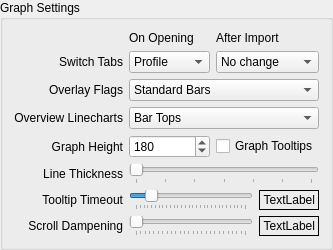
             <widget class="QGroupBox" name="groupBox">
              <property name="sizePolicy">
               <sizepolicy hsizetype="Preferred" vsizetype="Minimum">
                <horstretch>0</horstretch>
                <verstretch>0</verstretch>
               </sizepolicy>
              </property>
              <property name="title">
               <string>Graph Settings</string>
              </property>
              <layout class="QGridLayout" name="gridLayout_5">
               <item row="1" column="1">
                <widget class="QLabel" name="label_40">
                 <property name="text">
                  <string>On Opening</string>
                 </property>
                 <property name="alignment">
                  <set>Qt::AlignLeading|Qt::AlignLeft|Qt::AlignVCenter</set>
                 </property>
                </widget>
               </item>
               <item row="2" column="1">
                <widget class="QComboBox" name="openingTabCombo">
                 <property name="toolTip">
                  <string>&lt;html&gt;&lt;head/&gt;&lt;body&gt;&lt;p&gt;Which tab to open on loading a profile. (Note: It will default to Profile if OSCAR is set to not open a profile on startup)&lt;/p&gt;&lt;/body&gt;&lt;/html&gt;</string>
                 </property>
                 <property name="currentText">
                  <string>Profile</string>
                 </property>
                 <item>
                  <property name="text">
                   <string>Profile</string>
                  </property>
                 </item>
                 <item>
                  <property name="text">
                   <string>Welcome</string>
                  </property>
                 </item>
                 <item>
                  <property name="text">
                   <string>Daily</string>
                  </property>
                 </item>
                 <item>
                  <property name="text">
                   <string>Overview</string>
                  </property>
                 </item>
                 <item>
                  <property name="text">
                   <string>Statistics</string>
                  </property>
                 </item>
                </widget>
               </item>
               <item row="2" column="0">
                <widget class="QLabel" name="label_51">
                 <property name="text">
                  <string>Switch Tabs</string>
                 </property>
                 <property name="alignment">
                  <set>Qt::AlignRight|Qt::AlignTrailing|Qt::AlignVCenter</set>
                 </property>
                </widget>
               </item>
               <item row="2" column="2">
                <widget class="QComboBox" name="importTabCombo">
                 <item>
                  <property name="text">
                   <string>No change</string>
                  </property>
                 </item>
                 <item>
                  <property name="text">
                   <string>Welcome</string>
                  </property>
                 </item>
                 <item>
                  <property name="text">
                   <string>Daily</string>
                  </property>
                 </item>
                 <item>
                  <property name="text">
                   <string>Overview</string>
                  </property>
                 </item>
                 <item>
                  <property name="text">
                   <string>Statistics</string>
                  </property>
                 </item>
                </widget>
               </item>
               <item row="1" column="2">
                <widget class="QLabel" name="label_44">
                 <property name="text">
                  <string>After Import</string>
                 </property>
                 <property name="alignment">
                  <set>Qt::AlignLeading|Qt::AlignLeft|Qt::AlignVCenter</set>
                 </property>
                </widget>
               </item>
               <item row="6" column="0">
                <widget class="QLabel" name="label_26">
                 <property name="text">
                  <string>Graph Height</string>
                 </property>
                 <property name="alignment">
                  <set>Qt::AlignRight|Qt::AlignTrailing|Qt::AlignVCenter</set>
                 </property>
                </widget>
               </item>
               <item row="3" column="0">
                <widget class="QLabel" name="label_18">
                 <property name="sizePolicy">
                  <sizepolicy hsizetype="Preferred" vsizetype="Preferred">
                   <horstretch>0</horstretch>
                   <verstretch>0</verstretch>
                  </sizepolicy>
                 </property>
                 <property name="text">
                  <string>Overlay Flags</string>
                 </property>
                 <property name="alignment">
                  <set>Qt::AlignRight|Qt::AlignTrailing|Qt::AlignVCenter</set>
                 </property>
                </widget>
               </item>
               <item row="7" column="0">
                <widget class="QLabel" name="label_48">
                 <property name="text">
                  <string>Line Thickness</string>
                 </property>
                 <property name="alignment">
                  <set>Qt::AlignRight|Qt::AlignTrailing|Qt::AlignVCenter</set>
                 </property>
                </widget>
               </item>
               <item row="3" column="1" colspan="2">
                <widget class="QComboBox" name="overlayFlagsCombo">
                 <property name="sizePolicy">
                  <sizepolicy hsizetype="Expanding" vsizetype="Fixed">
                   <horstretch>0</horstretch>
                   <verstretch>0</verstretch>
                  </sizepolicy>
                 </property>
                 <property name="toolTip">
                  <string>The visual method of displaying waveform overlay flags.
</string>
                 </property>
                 <item>
                  <property name="text">
                   <string>Standard Bars</string>
                  </property>
                 </item>
                 <item>
                  <property name="text">
                   <string>Top Markers</string>
                  </property>
                 </item>
                </widget>
               </item>
               <item row="7" column="1" colspan="2">
                <layout class="QHBoxLayout" name="horizontalLayout_10">
                 <item>
                  <widget class="QSlider" name="lineThicknessSlider">
                   <property name="toolTip">
                    <string>The pixel thickness of line plots</string>
                   </property>
                   <property name="minimum">
                    <number>2</number>
                   </property>
                   <property name="maximum">
                    <number>8</number>
                   </property>
                   <property name="pageStep">
                    <number>1</number>
                   </property>
                   <property name="orientation">
                    <enum>Qt::Horizontal</enum>
                   </property>
                   <property name="tickPosition">
                    <enum>QSlider::TicksBelow</enum>
                   </property>
                  </widget>
                 </item>
                </layout>
               </item>
               <item row="8" column="0">
                <widget class="QLabel" name="label_45">
                 <property name="text">
                  <string>Tooltip Timeout</string>
                 </property>
                 <property name="alignment">
                  <set>Qt::AlignRight|Qt::AlignTrailing|Qt::AlignVCenter</set>
                 </property>
                </widget>
               </item>
               <item row="9" column="0">
                <widget class="QLabel" name="label_46">
                 <property name="text">
                  <string>Scroll Dampening</string>
                 </property>
                 <property name="alignment">
                  <set>Qt::AlignRight|Qt::AlignTrailing|Qt::AlignVCenter</set>
                 </property>
                </widget>
               </item>
               <item row="8" column="1" colspan="2">
                <layout class="QHBoxLayout" name="horizontalLayout_17">
                 <item>
                  <widget class="QSlider" name="tooltipTimeoutSlider">
                   <property name="toolTip">
                    <string>How long you want the tooltips to stay visible.</string>
                   </property>
                   <property name="minimum">
                    <number>1000</number>
                   </property>
                   <property name="maximum">
                    <number>30000</number>
                   </property>
                   <property name="singleStep">
                    <number>100</number>
                   </property>
                   <property name="pageStep">
                    <number>500</number>
                   </property>
                   <property name="value">
                    <number>5000</number>
                   </property>
                   <property name="orientation">
                    <enum>Qt::Horizontal</enum>
                   </property>
                   <property name="tickPosition">
                    <enum>QSlider::TicksBelow</enum>
                   </property>
                   <property name="tickInterval">
                    <number>1000</number>
                   </property>
                  </widget>
                 </item>
                 <item>
                  <widget class="QLabel" name="tooltipTimeoutDisplay">
                   <property name="sizePolicy">
                    <sizepolicy hsizetype="Fixed" vsizetype="Preferred">
                     <horstretch>0</horstretch>
                     <verstretch>0</verstretch>
                    </sizepolicy>
                   </property>
                   <property name="minimumSize">
                    <size>
                     <width>60</width>
                     <height>0</height>
                    </size>
                   </property>
                   <property name="frameShape">
                    <enum>QFrame::Box</enum>
                   </property>
                   <property name="text">
                    <string notr="true">TextLabel</string>
                   </property>
                   <property name="alignment">
                    <set>Qt::AlignRight|Qt::AlignTrailing|Qt::AlignVCenter</set>
                   </property>
                  </widget>
                 </item>
                </layout>
               </item>
               <item row="6" column="2">
                <widget class="QCheckBox" name="graphTooltips">
                 <property name="text">
                  <string>Graph Tooltips</string>
                 </property>
                </widget>
               </item>
               <item row="5" column="1" colspan="2">
                <widget class="QComboBox" name="overviewLinecharts">
                 <item>
                  <property name="text">
                   <string>Bar Tops</string>
                  </property>
                 </item>
                 <item>
                  <property name="text">
                   <string>Line Chart</string>
                  </property>
                 </item>
                </widget>
               </item>
               <item row="6" column="1">
                <widget class="QSpinBox" name="graphHeight">
                 <property name="sizePolicy">
                  <sizepolicy hsizetype="Minimum" vsizetype="Fixed">
                   <horstretch>0</horstretch>
                   <verstretch>0</verstretch>
                  </sizepolicy>
                 </property>
                 <property name="toolTip">
                  <string>Default display height of graphs in pixels</string>
                 </property>
                 <property name="minimum">
                  <number>50</number>
                 </property>
                 <property name="maximum">
                  <number>600</number>
                 </property>
                 <property name="singleStep">
                  <number>10</number>
                 </property>
                 <property name="value">
                  <number>180</number>
                 </property>
                </widget>
               </item>
               <item row="9" column="1" colspan="2">
                <layout class="QHBoxLayout" name="horizontalLayout_16">
                 <item>
                  <widget class="QSlider" name="scrollDampeningSlider">
                   <property name="toolTip">
                    <string>&lt;html&gt;&lt;head/&gt;&lt;body&gt;&lt;p&gt;This makes scrolling when zoomed in easier on sensitive bidirectional TouchPads&lt;/p&gt;&lt;p&gt;50ms is recommended value.&lt;/p&gt;&lt;/body&gt;&lt;/html&gt;</string>
                   </property>
                   <property name="maximum">
                    <number>25</number>
                   </property>
                   <property name="singleStep">
                    <number>1</number>
                   </property>
                   <property name="pageStep">
                    <number>5</number>
                   </property>
                   <property name="orientation">
                    <enum>Qt::Horizontal</enum>
                   </property>
                   <property name="invertedAppearance">
                    <bool>false</bool>
                   </property>
                   <property name="tickPosition">
                    <enum>QSlider::TicksBelow</enum>
                   </property>
                   <property name="tickInterval">
                    <number>1</number>
                   </property>
                  </widget>
                 </item>
                 <item>
                  <widget class="QLabel" name="scrollDampDisplay">
                   <property name="sizePolicy">
                    <sizepolicy hsizetype="Fixed" vsizetype="Preferred">
                     <horstretch>0</horstretch>
                     <verstretch>0</verstretch>
                    </sizepolicy>
                   </property>
                   <property name="minimumSize">
                    <size>
                     <width>60</width>
                     <height>0</height>
                    </size>
                   </property>
                   <property name="frameShape">
                    <enum>QFrame::Box</enum>
                   </property>
                   <property name="text">
                    <string notr="true">TextLabel</string>
                   </property>
                   <property name="alignment">
                    <set>Qt::AlignRight|Qt::AlignTrailing|Qt::AlignVCenter</set>
                   </property>
                  </widget>
                 </item>
                </layout>
               </item>
               <item row="5" column="0">
                <widget class="QLabel" name="label_47">
                 <property name="text">
                  <string>Overview Linecharts</string>
                 </property>
                 <property name="alignment">
                  <set>Qt::AlignRight|Qt::AlignTrailing|Qt::AlignVCenter</set>
                 </property>
                </widget>
               </item>
              </layout>
             </widget>
